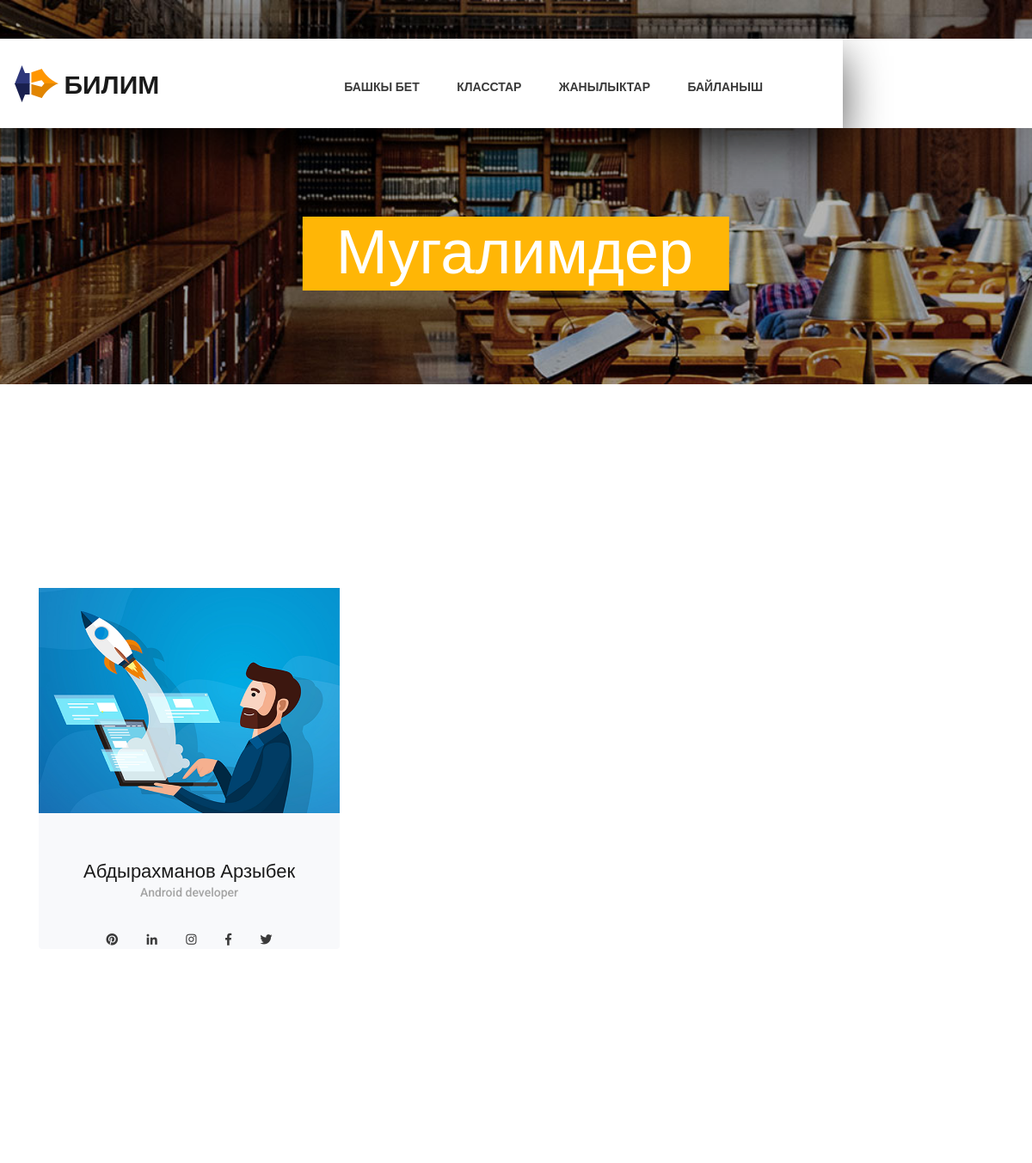
The page /teachers/ (upper part) on the database as committed earlier.
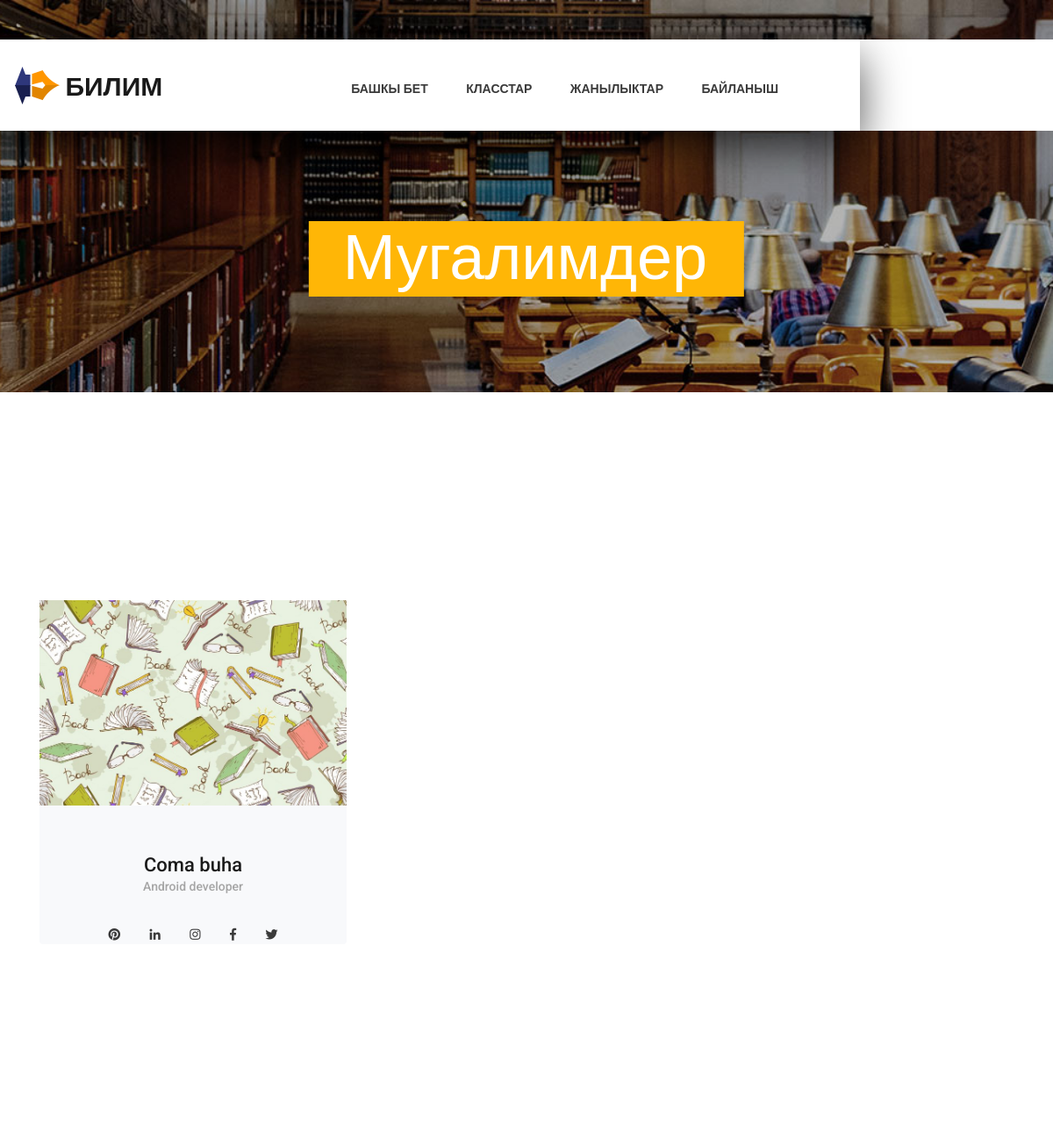
The same page on the database as committed later.
### home/models.py (models this page shows, shortened)
class Teachers(models.Model):
    first_name = models.CharField(
        max_length=250,
        verbose_name="Аты"
        )
    last_name = models.CharField(
        max_length=250,
        verbose_name="Фамилиясы"
        )
    sub = models.CharField(
        max_length=250,
        verbose_name="Окутатурган сабагы"
        )
    image = models.ImageField(
        upload_to='images'
        )
    class Meta:
        verbose_name_plural = 'Мугалимдер'

### home/views.py (the view)
# urls.py: path('teachers/', views.teachers, name='teachers'),
def teachers(request):
    teacher = Teachers.objects.all()
    return render(request, 'teachers.html', {'teacher': teacher})

### templates/teachers.html (shortened to what this page needs)
{% extends 'base.html' %}
{% load static %}
{% block content %}
<div class="super_container">
	<div class="home">
		<div class="home_background_container prlx_parent">
			<div class="home_background prlx" style="background-image:url({% static 'images/teachers_background.jpg' %})"></div>
		</div>
		<div class="home_content">
			<h1>Мугалимдер</h1>
		</div>
	</div>
	<div class="teachers page_section">
		<div class="container">
			<div class="row">
				{% for teach in teacher %}
				<div class="col-lg-4 teacher">
					<div class="card">
						<div class="card_img">
							<img class="card-img-top trans_200" src="{{ teach.image.url }}" alt="">
						</div>
						<div class="card-body text-center">
							<div class="card-title"><a href="#">{{teach.first_name}} {{teach.last_name}}</a></div>
							<div class="card-text">{{teach.sub}}</div>
							<div class="teacher_social">
								<ul class="menu_social">
									<li class="menu_social_item"><a href="#"><i class="fab fa-pinterest"></i></a></li>
									<li class="menu_social_item"><a href="#"><i class="fab fa-linkedin-in"></i></a></li>
									<li class="menu_social_item"><a href="#"><i class="fab fa-instagram"></i></a></li>
									<li class="menu_social_item"><a href="#"><i class="fab fa-facebook-f"></i></a></li>
									<li class="menu_social_item"><a href="#"><i class="fab fa-twitter"></i></a></li>
								</ul>
							</div>
						</div>
					</div>
				</div>
				{% endfor %}
			</div>
		</div>
	</div>
	<div class="become">
	</div>
</div>
{% endblock %}

Rows that differ between the two databases and show on the page:
removed Teachers: image (picture), first_name "Абдырахманов", last_name "Арзыбек", sub "Android developer"
added Teachers: image (picture), first_name "Coma", last_name "buha", sub "Android developer"
